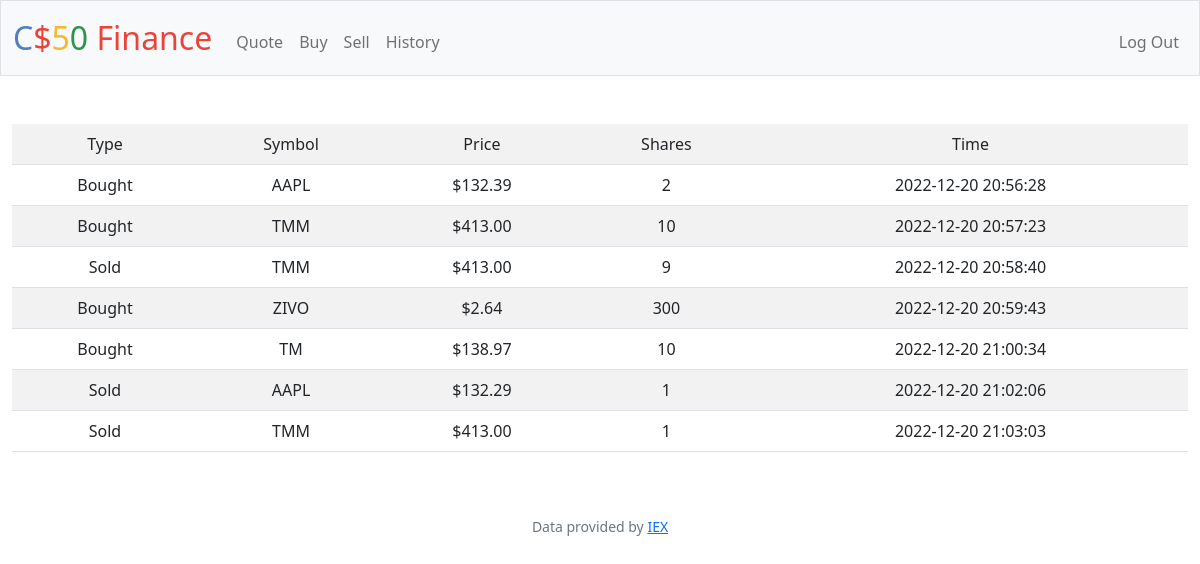
Screenshot of /history (signed in) with the database file from the repository.
### tables this page shows
CREATE TABLE 'deals' ('id' INTEGER PRIMARY KEY NOT NULL, 'time' DATETIME NOT NULL DEFAULT CURRENT_TIME, 'user_id' INTEGER NOT NULL, 'symbol' TEXT NOT NULL, 'shares' INTEGER NOT NULL, 'price' REAL NOT NULL, FOREIGN KEY(user_id) REFERENCES users(id));

### app.py (the view)
@app.route("/history")
@login_required
def history():
    history = db.execute("SELECT time, symbol, shares, price FROM deals WHERE user_id=?", session["user_id"])
    return render_template("history.html", history=history)

### app.py (called while the page is built)
@app.after_request
def after_request(response):
    response.headers["Cache-Control"] = "no-cache, no-store, must-revalidate"
    response.headers["Expires"] = 0
    response.headers["Pragma"] = "no-cache"
    return response

### helpers.py (called while the page is built)
def login_required(f):
    @wraps(f)
    def decorated_function(*args, **kwargs):
        if session.get("user_id") is None:
            return redirect("/login")
        return f(*args, **kwargs)
    return decorated_function

def usd(value):
    return f"${value:,.2f}"

### templates/history.html (shortened to what this page needs)
{% extends "layout.html" %}
{% block main %}
    <table class="table table-striped">
        <tr>
            <td>Type</td>
            <td>Symbol</td>
            <td>Price</td>
            <td>Shares</td>
            <td>Time</td>
        </tr>
        {% for i in range(history|length) %}
            <tr>
                <td>
                    {% if history[i]['shares'] > 0 %}
                        Bought
                    {% else %}
                        Sold
                    {% endif %}
                </td>
                <td>{{ history[i]['symbol'] }}</td>
                <td>{{ history[i]['price'] | usd }}</td>
                <td>
                    {% if history[i]['shares'] > 0 %}
                        {{ history[i]['shares'] }}
                    {% else %}
                        {{ -history[i]['shares'] }}
                    {% endif %}
                </td>
                <td>{{ history[i]['time'] }}</td>
            </tr>
        {% endfor %}
    </table>
{% endblock %}

### templates/layout.html (shortened to what this page needs)
<!DOCTYPE html>
<html lang="en">
    <head>
        <link href="https://cdn.jsdelivr.net/npm/bootstrap@5.1.3/dist/css/bootstrap.min.css" rel="stylesheet">
        <link href="/static/styles.css" rel="stylesheet">
    </head>
    <body>
        <nav class="bg-light border navbar navbar-expand-md navbar-light">
            <div class="container-fluid">
                <a class="navbar-brand" href="/"><span class="blue">C</span><span class="red">$</span><span class="yellow">5</span><span class="green">0</span> <span class="red">Finance</span></a>
                <div class="collapse navbar-collapse" id="navbar">
                    {% if session["user_id"] %}
                        <ul class="navbar-nav me-auto mt-2">
                            <li class="nav-item"><a class="nav-link" href="/quote">Quote</a></li>
                            <li class="nav-item"><a class="nav-link" href="/buy">Buy</a></li>
                            <li class="nav-item"><a class="nav-link" href="/sell">Sell</a></li>
                            <li class="nav-item"><a class="nav-link" href="/history">History</a></li>
                        </ul>
                        <ul class="navbar-nav ms-auto mt-2">
                            <li class="nav-item"><a class="nav-link" href="/logout">Log Out</a></li>
                        </ul>
                    {% else %}
                        <ul class="navbar-nav ms-auto mt-2">
                            <li class="nav-item"><a class="nav-link" href="/register">Register</a></li>
                            <li class="nav-item"><a class="nav-link" href="/login">Log In</a></li>
                        </ul>
                    {% endif %}
                </div>
            </div>
        </nav>
        <main class="container-fluid py-5 text-center">
            {% block main %}{% endblock %}
        </main>
        <footer class="mb-5 small text-center text-muted">
            Data provided by <a href="https://iexcloud.io/">IEX</a>
        </footer>
    </body>
</html>

### static/styles.css (style rules this page uses)
nav .navbar-brand { font-size: xx-large; }
nav .navbar-brand .blue { color: #537fbe; }
nav .navbar-brand .red { color: #ea433b; }
nav .navbar-brand .yellow { color: #f5b82e; }
nav .navbar-brand .green { color: #2e944b; }

### rows the page displays
deals: symbol "AAPL", price "$132.39", shares "2", time "2022-12-20 20:56:28"
deals: symbol "TMM", price "$413.00", shares "10", time "2022-12-20 20:57:23"
deals: symbol "TMM", price "$413.00", shares "9", time "2022-12-20 20:58:40"
deals: symbol "ZIVO", price "$2.64", shares "300", time "2022-12-20 20:59:43"
deals: symbol "TM", price "$138.97", shares "10", time "2022-12-20 21:00:34"
deals: symbol "AAPL", price "$132.29", shares "1", time "2022-12-20 21:02:06"
deals: symbol "TMM", price "$413.00", shares "1", time "2022-12-20 21:03:03"
